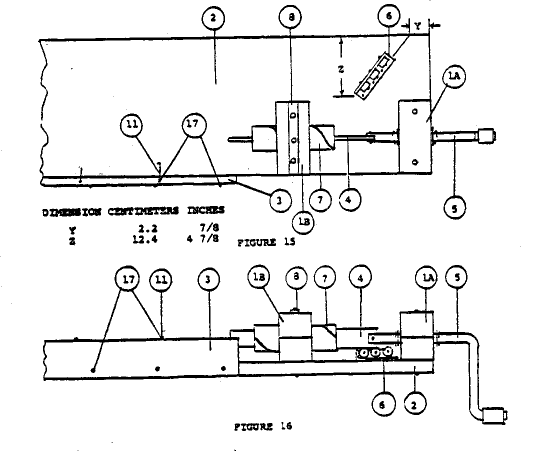
#> input picture alambrado/ref/CLF15X3.gif, 1084 x 912 px, found by its file name (shown at 1/2 size)
$ python zoom_figs2.py
#> lines starting #> are read from the running program, lines starting #| are printed output that depends on the picture; after the words box and inside, x2 and y2 are one past the last pixel; in counts of white or black regions, pixels touching at a corner belong together
#!/usr/bin/env python3
"""Recortes ampliados adicionais (figs 15/18)."""
import os

from PIL import Image

os.makedirs("ref/zoom", exist_ok=True)
jobs = [
    ("CLF15X3.gif", "f15_left", (0.00, 0.00, 0.55, 0.60), 6),
    ("CLF15X3.gif", "f15_right", (0.45, 0.00, 1.00, 0.60), 6),
    ("CLF18X4.gif", "f18_full", (0.00, 0.00, 1.00, 1.00), 3),
    ("clf10x8.gif", "f10_tab", (0.00, 0.00, 0.55, 0.45), 8),
]
for src, name, box, z in jobs:
    im = Image.open("ref/" + src).convert("RGB")
#> im is the input picture: PIL image 1084x912 RGB; 93% white; 110 black regions (32 under 20 px), largest, box (x1, y1, x2, y2) and area: (76, 8, 993, 470) 29899, (86, 529, 1015, 850) 25516, (216, 413, 358, 431) 1607
    w, h = im.size
#> w = 1084; h = 912
    c = im.crop((int(box[0] * w), int(box[1] * h), int(box[2] * w), int(box[3] * h)))
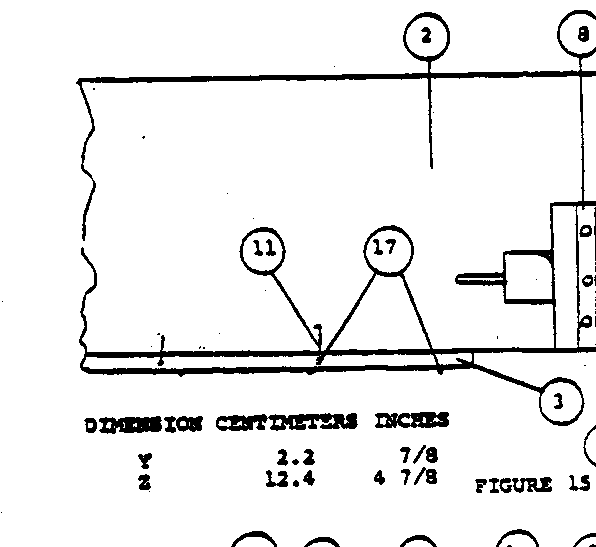
#> c: PIL image 596x547 RGB; 92.8% white; 72 black regions (31 under 20 px), largest, box (x1, y1, x2, y2) and area: (76, 10, 596, 426) 15308, (216, 413, 358, 431) 1607, (375, 412, 449, 428) 852
    c = c.resize((c.width * z, c.height * z), Image.LANCZOS)
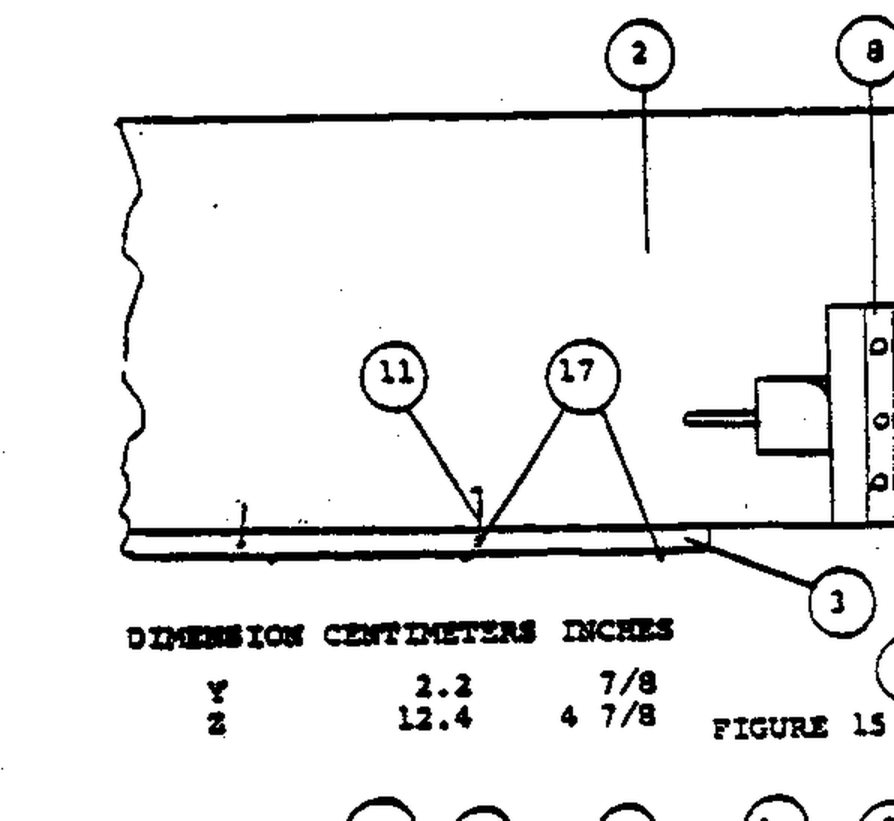
#> c: PIL image 3576x3282 RGB (shown at 1/4 size); min 0, max 255, mean 236.6
    c.save("ref/zoom/" + name + ".png")
    print(name, c.size)
#| f15_left (3576, 3282)
#> pass 3 of the loop `for src, name, box, z in jobs:`:
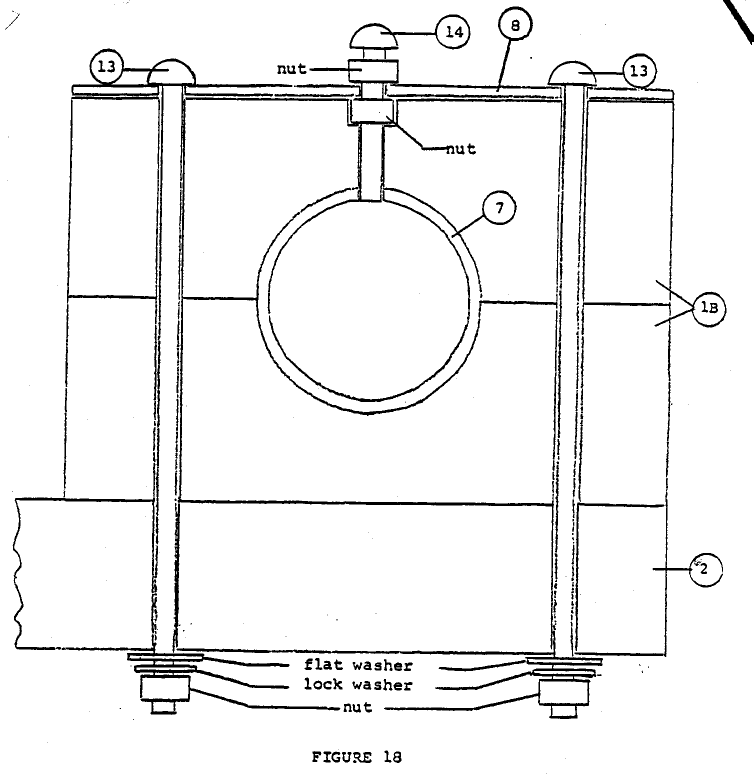
#> input picture alambrado/ref/CLF18X4.gif, 1508 x 1562 px, found by its file name (shown at 1/2 size)
#> im is the input picture: PIL image 1508x1562 RGB; 94.7% white; 258 black regions (94 under 20 px), largest, box (x1, y1, x2, y2) and area: (143, 97, 1206, 1438) 35330, (371, 13, 1125, 628) 20578, (123, 1268, 681, 1430) 10142
#> `c = c.resize((c.width * z, c.height * z), Image.LANCZOS)`:
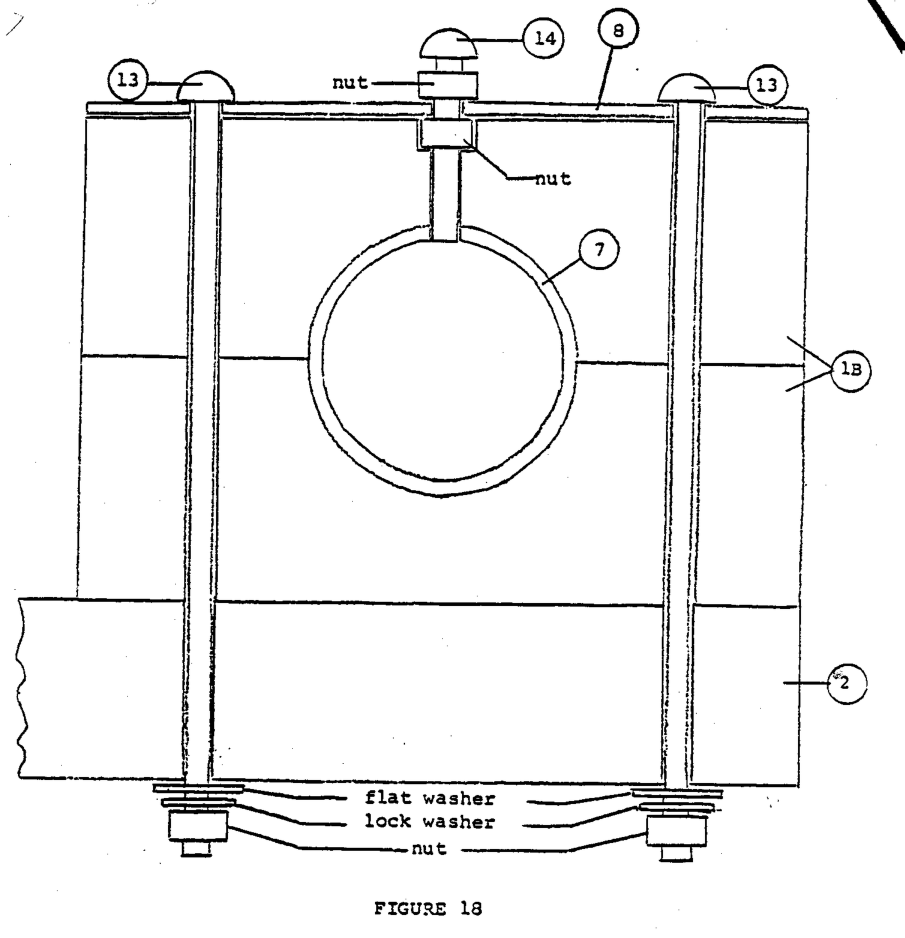
#> c: PIL image 4524x4686 RGB (shown at 1/5 size); min 0, max 255, mean 241.4
#| f18_full (4524, 4686)
#> the loop made 4 passes; the first 3 are shown
